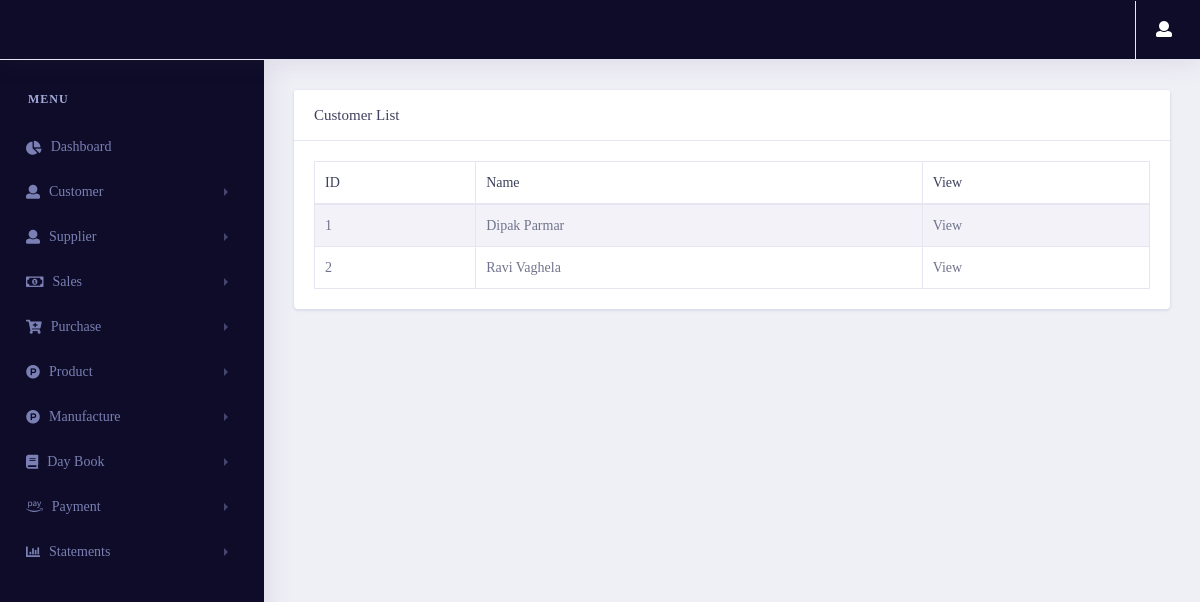
/statement/customerstatement/ (signed in), run on an earlier commit of the app's database.
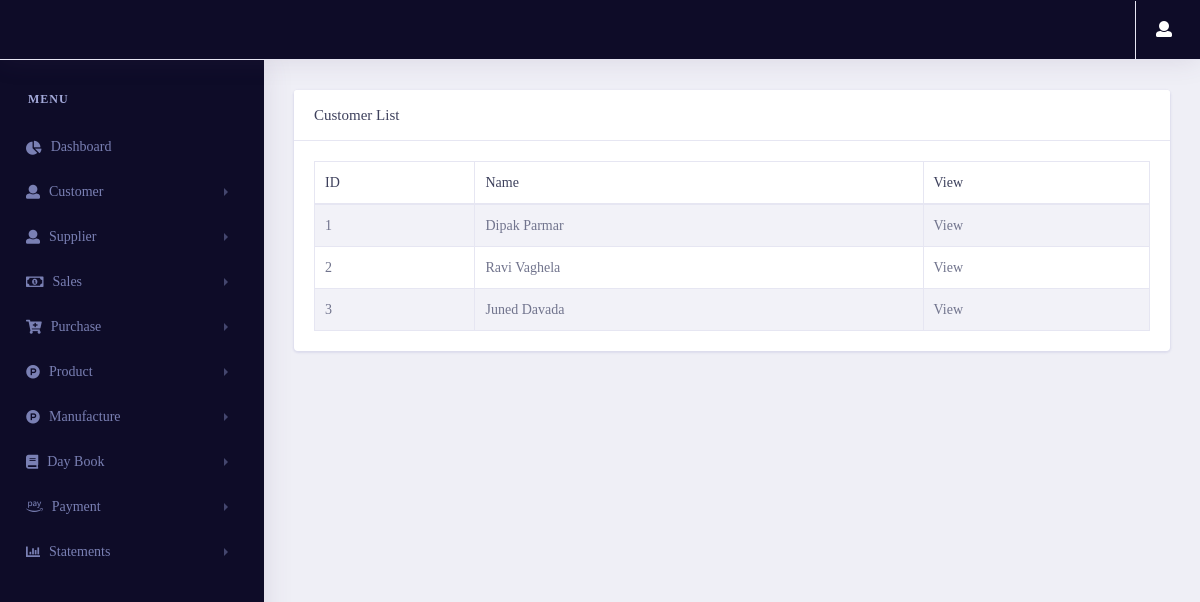
And on a later commit of the database.
### customer/models.py (models this page shows, shortened)
class Customer_gst(models.Model):
    customerid = models.CharField(max_length=10, null=True, blank=True)
    fullname = models.CharField(max_length=50)
    email = models.EmailField(max_length=254)
    contactno = models.CharField(max_length=50)
    gst = models.CharField(max_length=50)
    city = models.CharField(max_length=50)
    state = models.CharField(max_length=50)
    landmark = models.CharField(max_length=50)
    id = models.UUIDField(default=uuid.uuid4 , unique=True , primary_key=True , editable=False)

### statements/views.py (the view)
# urls.py: path('customerstatement/',views.customerstatement,name="customerstatement"),
@login_required(login_url='login')
def customerstatement(request):
    if request.session['Estimate']:
        customer_data = customer_cache()
    if request.session['GST']:
        customer_data = Customer_gst.objects.all()
        customer_pending_amount = customeraccount_estimate.objects.all()
    context = {
        'customer_data' : customer_data
    }
    return render(request,'statements/customerstatement.html',context)

### Inventory/cache_storage.py (called while the page is built)
def customer_cache():
    cache_key = "customer_data_estimate_cache"
    cache_customer_data = cache.get(cache_key)
    if cache_customer_data is None:
        customer_data = Customer_estimate.objects.all()
        cache.set(cache_key, customer_data , timeout = None)
        print("Customer Non Cahce Data")
    else:
        customer_data = cache_customer_data
        print("Customer Cache Data")
    return customer_data

### statements/templates/statements/customerstatement.html (shortened to what this page needs)
{% extends 'pages/base.html' %}
{% load static %}
{% load user_auth %}
{% block content %}
<link rel="stylesheet" href="{% static 'vendor/bootstrap/css/bootstrap.min.css' %}">
<link href="{% static 'vendor/fonts/circular-std/style.css' %}" rel="stylesheet">
<link rel="stylesheet" href="{% static 'libs/css/style.css' %}">
<link rel="stylesheet" href="{% static 'vendor/fonts/fontawesome/css/fontawesome-all.css' %}">
<link rel="stylesheet" type="text/css" href="{% static 'vendor/datatables/css/dataTables.bootstrap4.css' %}">
{% if request.session.Estimate %}
<div class="row">
    <div class="col-xl-12 col-lg-12 col-md-12 col-sm-12 col-12">
        <div class="card">
            <h5 class="card-header">Customer List</h5>
            <div class="card-body">
                <div class="table-responsive">
                    <table class="table table-striped table-bordered first" id="example">
                        <thead>
                            <tr>
                                <th>ID</th>
                                <th>Name</th>
                                <th>View</th>
                            </tr>
                        </thead>
                        <tbody>
                        {% for i in customer_data %}
                            <tr>
                                <td>{{forloop.counter}}</td>
                                <td>{{i.fullname}}</td>
                                <td>
                                    <a href="/statement/customer_statement_view/{{i.id}}">View</a>
                                </td>
                            </tr>
                        {% endfor %}
                        </tbody>
                    </table>
                </div>
            </div>
        </div>
    </div>
</div>
{% endif %}
{% endblock content %}

What changed in the data, as far as the page shows it:
added Customer_gst: fullname "Juned Davada"
